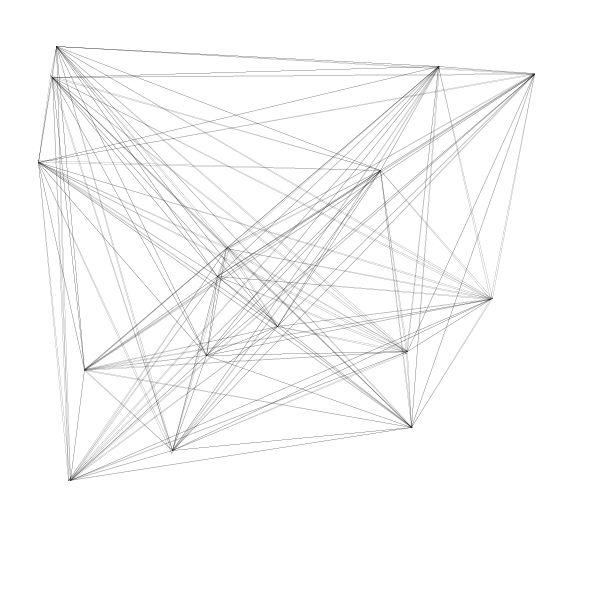
Frame 1 (no input)
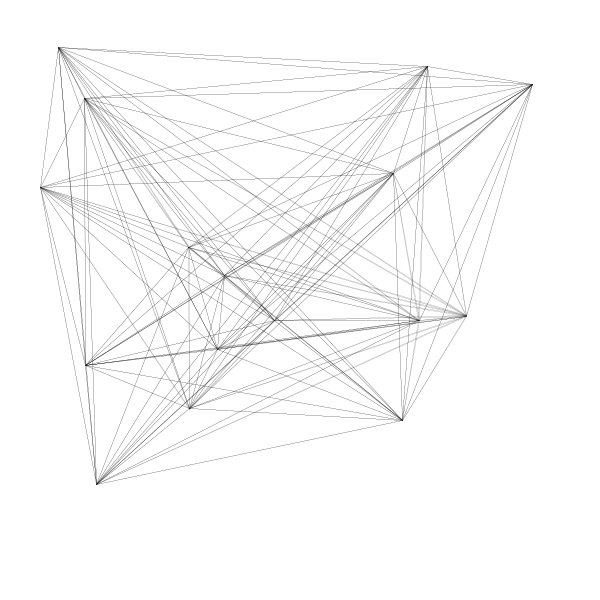
Frame 60 (the mouse pressed at the canvas centre just before this capture)
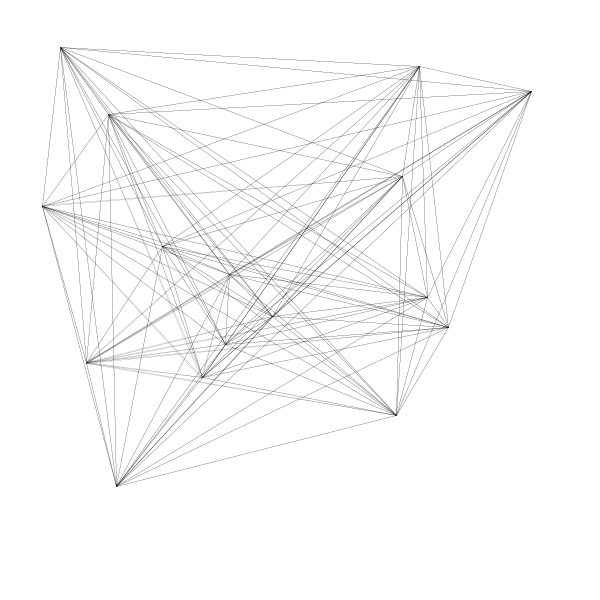
Frame 120 (the mouse held since frame 60 and released just before this capture)

The Processing sketch that drew these frames (run headless with seeded random() and noise(); from frame 60 on, the mouse is pressed at the canvas centre):

// Processing sketch: sketch_122116_connect_the_dots
// ── sketch_122116_connect_the_dots.pde
int MIDX = width / 2;
int MIDY = height / 2;
int FRAME_RATE = 60;
float STROKE_WEIGHT = .1;

boolean DEBUG = false;

color DEBUG_COLOR;
color BACKGROUND_COLOR;
color DRAW_COLOR;

int lastFrame;
float delta;

float CANVAS_PERCENTAGE = .95;
float CANVAS_X;
float CANVAS_Y;
float CANVAS_WIDTH;
float CANVAS_HEIGHT;

// Portion of the canvas that nodes will occupy
float SPAWN_REGION_PERCENTAGE = 0.95;
float SPAWN_REGION_X;
float SPAWN_REGION_Y;
float SPAWN_REGION_WIDTH;
float SPAWN_REGION_HEIGHT;

int NODE_COUNT = 16;
float NODE_MIN_DIAMETER = 1;
float NODE_MAX_DIAMETER = 5;
float NODE_MIN_SPEED = 1;
float NODE_MAX_SPEED = 30;

float NODE_GOAL_RADIUS = 5;
float NODE_DECCELLERATION_RADIUS = 20;

Node[] nodes;

void setup() {
  strokeWeight(STROKE_WEIGHT);
  frameRate(FRAME_RATE);
  size(600, 600); 
  // SET VARIABLES THAT DEPEND ON WIDTH AND HEIGHT 
  DEBUG_COLOR = color(#FFFFFF);
  BACKGROUND_COLOR = color(#FFFFFF);
  DRAW_COLOR = color(#000000);
  CANVAS_WIDTH = width * CANVAS_PERCENTAGE;
  CANVAS_HEIGHT = height * CANVAS_PERCENTAGE;
  CANVAS_X =  width * (1 - CANVAS_PERCENTAGE) / 2;
  CANVAS_Y =  height * (1 - CANVAS_PERCENTAGE) / 2;
  SPAWN_REGION_WIDTH = CANVAS_WIDTH * SPAWN_REGION_PERCENTAGE;
  SPAWN_REGION_HEIGHT = CANVAS_HEIGHT * SPAWN_REGION_PERCENTAGE;
  SPAWN_REGION_X = CANVAS_X + CANVAS_WIDTH * (1 - SPAWN_REGION_PERCENTAGE) / 2;
  SPAWN_REGION_Y = CANVAS_Y + CANVAS_HEIGHT * (1 - SPAWN_REGION_PERCENTAGE) / 2;

  nodes = generateNodes();
}

void draw() {
  delta = (millis() - lastFrame) / 1000f;
  lastFrame = millis();
  background(BACKGROUND_COLOR);
  if (DEBUG) {
    noFill();
    stroke(DEBUG_COLOR);
    line(-1, height / 2, height + 1, height / 2);
    line(width / 2, -1, width / 2, height + 1);
  }
  for (Node n : nodes) {
    n.update(delta);
    fill(255, 255, 255);  
    fill(255, 0, 255);
    for (Node neighbor : n.neighbors) {
      line(n.x, n.y, neighbor.x, neighbor.y);
    }
  }
  noFill();
}

Node[] generateNodes() {
  Node[] newNodes = new Node[NODE_COUNT];

  float nodeX;
  float nodeY;
  float nodeDiameter;
  float nodeSpeed;
  Node newNode;
  for (int i = 0; i < newNodes.length; i++) {
    nodeX = random(SPAWN_REGION_X, SPAWN_REGION_X + SPAWN_REGION_WIDTH);
    nodeY = random(SPAWN_REGION_Y, SPAWN_REGION_Y + SPAWN_REGION_HEIGHT);
    nodeDiameter = random(NODE_MIN_DIAMETER, NODE_MAX_DIAMETER);
    nodeSpeed = random(NODE_MIN_SPEED, NODE_MAX_SPEED);
    newNode = new Node(nodeX, nodeY, nodeDiameter, nodeSpeed);
    newNode.setNeighbors(newNodes);
    newNodes[i] = newNode;
  }

  return newNodes;
}

class Node {
  float x;
  float y;
  float diameter;
  Node[] neighbors;
  float goalX;
  float goalY;
  float movementSpeed;
  float lastX;
  float lastY;
  float distanceToGoal;

  Node(float x, float y, float diameter, float speed) {
    this.x = x;
    this.y = y;
    this.diameter = diameter;
    this.movementSpeed = speed;
    setNewGoal();
  }

  void setNeighbors(Node[] neighbors) {
    this.neighbors = neighbors;
  }

  void setNewGoal() {
    goalX = random(SPAWN_REGION_X, SPAWN_REGION_X + SPAWN_REGION_WIDTH);
    goalY = random(SPAWN_REGION_Y, SPAWN_REGION_Y + SPAWN_REGION_HEIGHT);
    lastX = this.x;
    lastY = this.y;
    distanceToGoal = sqrt(pow(goalX - x, 2) + pow(goalY - y, 2));
  }

  void moveBy(float x, float y) {
    this.x += x;
    this.y += y;
  }

  void update(float delta) {
    float dx = goalX - x;
    float dy = goalY - y;
    float angle = atan2(dy, dx);
    float distanceFromGoal = sqrt(pow(goalX - x, 2) + pow(goalY - y, 2));

    float currentSpeed = movementSpeed;
    if (distanceFromGoal < NODE_DECCELLERATION_RADIUS) {
      float alpha = distanceFromGoal / NODE_DECCELLERATION_RADIUS;
      currentSpeed = currentSpeed * alpha;
    }

    float xIncrement = currentSpeed * cos(angle);
    float yIncrement = currentSpeed * sin(angle);
    
    moveBy(xIncrement * delta, yIncrement * delta);

    distanceFromGoal = sqrt(pow(goalX - x, 2) + pow(goalY - y, 2));
    if (distanceFromGoal < NODE_GOAL_RADIUS) {
      setNewGoal();
    }
  }
}
